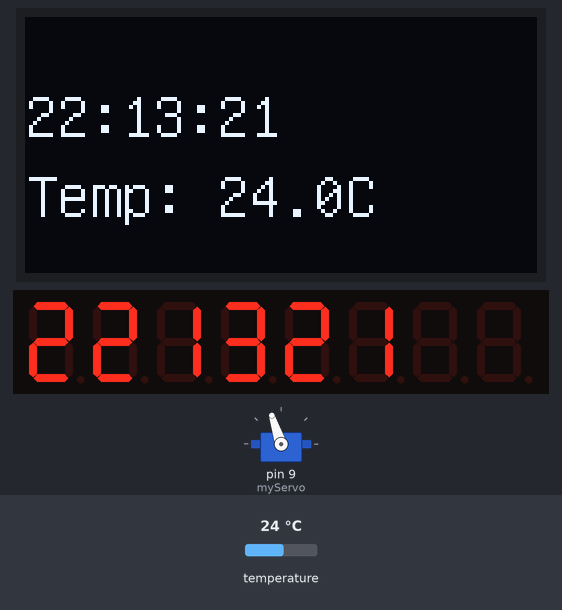
A sketch run on a simulated Arduino Uno, built with avr-gcc and run on an emulated ATmega328P. Parts: servo, 128×64 one-colour display, 8-digit seven-segment display. The inputs (shaded band) are chosen by the test bench; at power-on: temperature 24 °C. The local clock reads 2024-03-15 10:24:30 at power-on unless the sketch sets it; what the sketch prints to the serial monitor is not drawn.

Above: at 2.0 s.
2.1 s: temperature set to 12 °C
At 3.6 s:
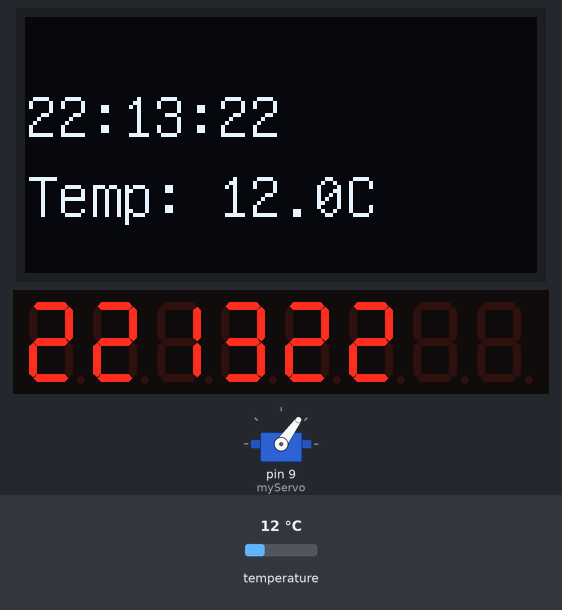
6.5 s: temperature set to 28 °C
At 8.0 s:
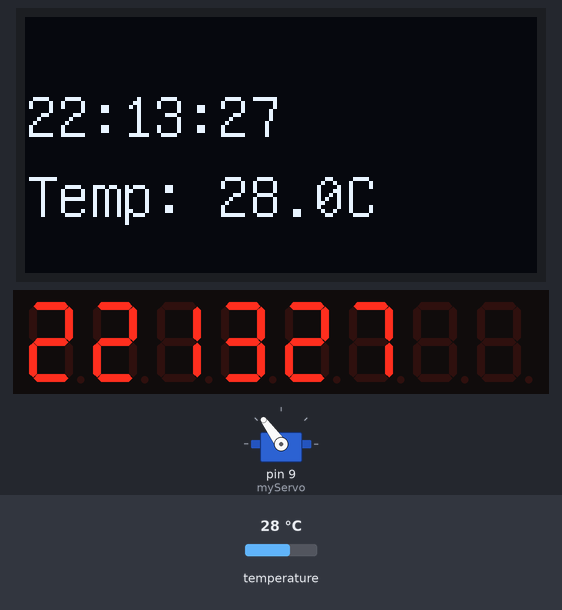
11.0 s: temperature set to 33 °C
At 12.9 s:
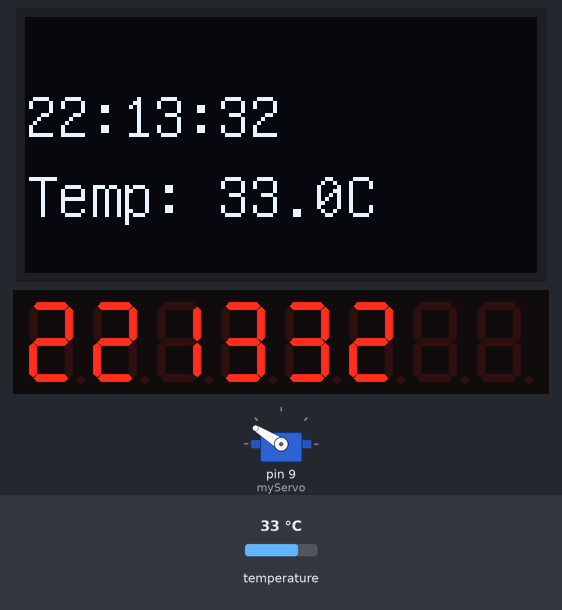
15.5 s: temperature set to 41 °C
At 16.9 s:
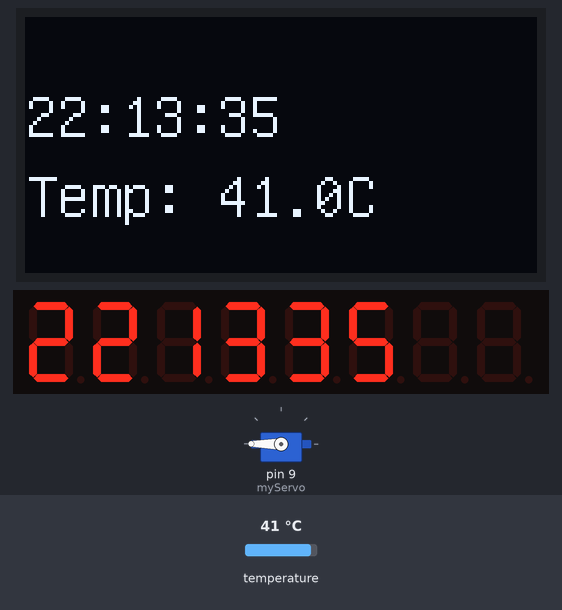
19.9 s: temperature set to 19 °C
At 21.8 s:
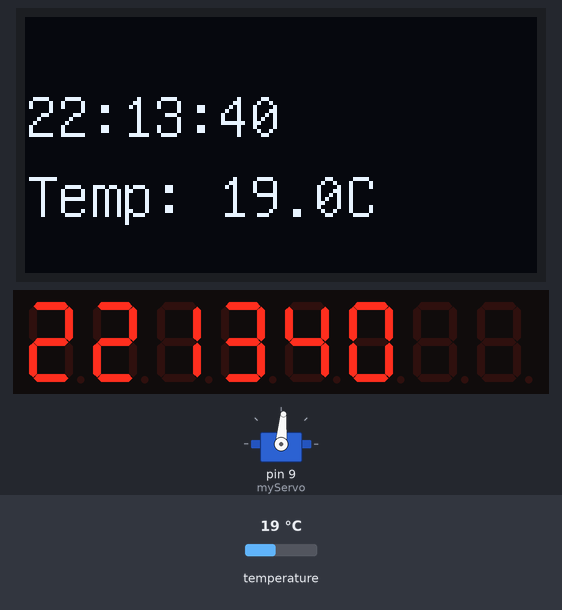
Timing chart, 0 to 23.3 s (numbered marks = the images above; inputs shaded):
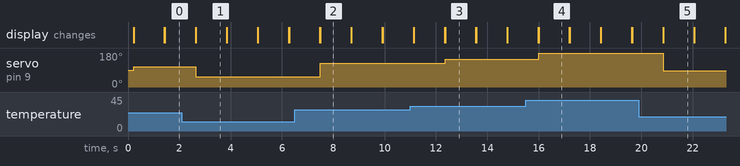

Measured:
- after the input at 2.1 s, servo on pin 9 (myServo): 108° → 54° after 0.54 s
- after the input at 6.5 s, servo on pin 9 (myServo): 54° → 126° after 0.99 s
- after the input at 11.0 s, servo on pin 9 (myServo): 126° → 148° after 1.4 s
- after the input at 15.5 s, servo on pin 9 (myServo): 148° → 180° after 0.50 s
- after the input at 19.9 s, servo on pin 9 (myServo): 180° → 85° after 0.96 s
- what the display in image 2 shows lasts 1.2 s, from 7.5 s to 8.7 s

The sketch:

kod.ino
```cpp
/*
* Name: övningsprojekt
* Author: Victor Huke
* Date: 2025-10-8
* Description: This project uses a ds3231 to measure time and displays the time to an 1306 oled display,
* Further, it measures temprature and displays a mapped value to a 9g-servo-motor
*/

// Include Libraries
#include <RTClib.h>
#include <Wire.h>
#include <U8glib.h>
#include <Servo.h>
#include <LedControl.h>

// Setting up classes.
RTC_DS3231 rtc;
U8GLIB_SSD1306_128X64 u8g(U8G_I2C_OPT_NO_ACK);
Servo myServo;
LedControl lc = LedControl(11, 13, 10, 1);


void setup() {
  Serial.begin(9600);
  Wire.begin();
  rtc.begin();
  myServo.attach(9);

  lc.shutdown(0, false);
  lc.setIntensity(0, 8);
  lc.clearDisplay(0);

  rtc.adjust(DateTime(F(__DATE__), F(__TIME__)));
}

void loop() {
  float temp = getTemp();
  String timeNow = getTime();
  oledWrite(timeNow,temp);
  servoWrite(temp);
  Serial.print("Tid: ");
  Serial.print(timeNow);
  Serial.print("  Temp: ");
  Serial.println(temp);

  int hour = rtc.now().hour();
  int minute = rtc.now().minute();
  int second = rtc.now().second();

  lc.setDigit(0, 7, hour / 10, false);
  lc.setDigit(0, 6, hour % 10, false);
  lc.setDigit(0, 5, minute / 10, false);
  lc.setDigit(0, 4, minute % 10, false);
  lc.setDigit(0, 3, second / 10, false);
  lc.setDigit(0, 2, second % 10, false);

  Serial.print("Tid: ");
  Serial.print(getTime());
  Serial.print("  Temp: ");
  Serial.println(temp);

  delay(1000);
}


/*
*This function reads time from an ds3231 module and package the time as a String
*Parameters: Void
*Returns: time in hh:mm:ss as String
*/
String getTime() {
  DateTime now = rtc.now();
  return String(now.hour()) + ":" + String(now.minute()) + ":" + String(now.second());
}

/*
* This function takes temprature from ds3231 and returns as a float
*Parameters: Void
*Returns: temprature as float
*/
float getTemp() {
  return rtc.getTemperature();
}
/*
* This function takes a string and draws it to an oled display
*Parameters: - text: String to write to display
*Returns: void
*/
void oledWrite(String text, float temp) {
  u8g.setFont(u8g_font_unifont);
  u8g.firstPage();
  do {
    u8g.drawStr(0, 30, text.c_str());
    String tempStr = "Temp: " + String(temp, 1) + "C";
    u8g.drawStr(0, 50, tempStr.c_str());
  } while (u8g.nextPage());
}

/*
* This function write a temperature value to the servo
*Parameters: - value: temperature value to write to servo
*Returns: void
*/
void servoWrite(float value) {
  // Mappa temp (0°C–40°C) till servo (0°–180°)
  int angle = map((int)value, 0, 40, 0, 180);
  angle = constrain(angle, 0, 180);  // begränsa till giltig vinkel
  myServo.write(angle);
}
```
